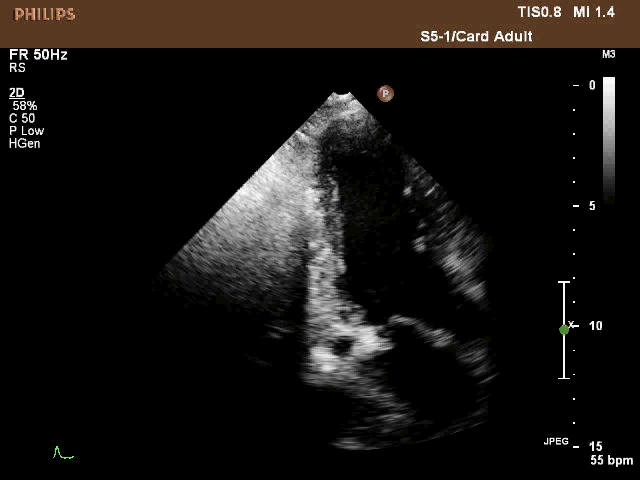
#> input picture IU22Frame/10.png, 640 x 480 px, given in place of 1.png, which was not available
$ python ImageCropper.py
#> lines starting #> are read from the running program, lines starting #| are printed output that depends on the picture
### MaUtilities.py
# -*- coding: utf-8 -*-
"""
Created on Mon Apr 10 10:01:45 2017

@author: ma

A utilities library for simple data process.
"""

import matplotlib.pyplot as plt
import numpy as np
from PIL import Image, ImageDraw
from scipy import signal

image_path = './IU22Frame/%d.png'
save_path = "./IU22Result/%d.png"

# amplify a image(array) using bilinear interpolation.
# [8 lines left out: function BilinearInterpolation, not called in this run]

'''
# add a Hann window to feature.
def hann2D(feature):
    assert feature.shape[:2] == (224, 224), "Hann2D : feature must be (224, 224)."
    window = signal.hann(224 * 224).reshape((224, 224))
    if len(feature.shape) == 3:
        window = copy_2D_to_3D(window, feature.shape[-1])
        return feature * window * window.transpose(1, 0, 2)
    if len(feature.shape) == 2:
        return feature * window * window.transpose()
'''

# add a Hann window to feature.
# [8 lines left out: function hann2D, not called in this run]

# Translate an image file to an numpy array.
def image_to_array(file_name):
    # RGB
#> called with file_name = './IU22Frame/1.png'
    if type(file_name) == int:
        file_name = image_path % file_name
    image = Image.open(file_name)
#> image is the input picture: PIL image 640x480 RGBA; mean R, G, B, A 23.3, 20.2, 17.7, 255
    return np.asarray(image)[..., 0: 3]

# [15 lines of commented-out code are left out]

# [69 lines left out: functions save_rected_image, display, resize_image, not called in this run]

    #return np.expand_dims(image, axis = 0)

# Return the indice of the greatest element in a tensor.
def get_argmax_pos(a):
    return np.int64(np.transpose(np.where(a == np.max(a)))[0])

# Return an Gaussian matrix of 'shape' whose center is 'center'(x, y).
# [9 lines left out: function Gaussian_2D, not called in this run]

# Judge equality of two same-shape array ignoring of tiny difference.
def is_equal(a, b):
    assert a.shape == b.shape, "Two arrays must be the same shape."
    return np.sum(abs(a - b)) < 0.000001


# Return a cropped array whose shape is 'shape' & given center. Support string of file name & array.
def crop_image(image, center, shape=(224, 224), mode='gray'):
    if type(image) == int:
        image = image_path % image
    if type(image) == str:
        image = image_to_array(image)
    cropped_image = None
    if type(shape) == int:
        shape = (shape, shape)
    assert image.shape[0] >= shape[0] and image.shape[1] >= shape[1], "Uncorrect crop shape"
    rectified_x = max(center[0], shape[0] // 2)
    rectified_x = min(rectified_x, image.shape[0] - shape[0] // 2)
#> rectified_x = 272
    rectified_y = max(center[1], shape[1] // 2)
    rectified_y = min(rectified_y, image.shape[1] - shape[1] // 2)
#> rectified_y = 321
    rectified_center = (rectified_x, rectified_y)
#> rectified_center = (272, 321)
    if len(image.shape) == 3:
        cropped_image = image[rectified_center[0]-shape[0]//2 : rectified_center[0]+shape[0]//2, rectified_center[1]-shape[1]//2 : rectified_center[1]+shape[1]//2, :]
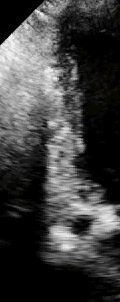
#> cropped_image: shape (302, 120, 3); mean R, G, B 63.7, 63.7, 63.5
        if mode == 'gray':
            cropped_image = copy_2D_to_3D(cropped_image[..., 0], 3)
    if len(image.shape) == 2:
        cropped_image = image[rectified_center[0]-shape[0]//2 : rectified_center[0]+shape[0]//2, rectified_center[1]-shape[1]//2 : rectified_center[1]+shape[1]//2]

    return cropped_image

# Given a shape, return its center coordinate(tuple).
def get_shape_center(shape):
    return (shape[0] // 2, shape[1] // 2)

# For a cube-shape tensor, compression to a 2D array by summerizing each layer.
def summerize_each_layer(cube):
    assert len(cube.shape) == 3, "Cube must be 3dim."
    return np.sum(cube, axis = 2)

# Return a 3D array copyed from a 2D array i.e. Pile up num_layers 2D arrays.
def copy_2D_to_3D(array_2D, num_layers):
#> called with num_layers = 3
    return np.tile(array_2D, (num_layers, 1, 1)).transpose((1, 2, 0))
#> returned value: shape (302, 120, 3)

# Print detail info of the given np_array.
def show_detail(np_array, comment=None):
    print(comment, "shape:", np_array.shape, "dtype:", np_array.dtype, "max:", np.max(np_array), "min:", np.min(np_array))

### ImageCropper.py
import MaUtilities as mu
from PIL import Image

#mu.display(1)
#mu.display(mu.crop_image("./IU22Frame/1.png", (272, 321), (302, 120)))

current_num = 1
for current_num in range(1, 221):
    cropped_image = mu.crop_image("./IU22Frame/%d.png" % current_num, (272, 321), (302, 120))
    Image.fromarray(cropped_image).save("./SmallImage/%d.png" % current_num)
#> pass 2 of the loop `for current_num in range(1, 221):`:
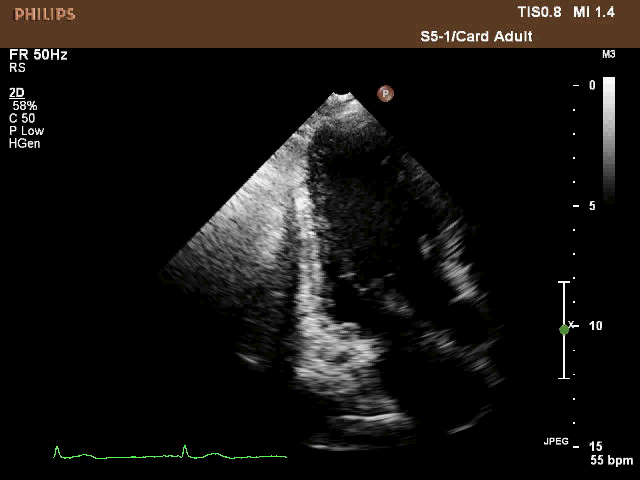
#> input picture IU22Frame/100.png, 640 x 480 px, given in place of 2.png, which was not available
#> in image_to_array, image is the input picture: PIL image 640x480 RGBA; mean R, G, B, A 22.9, 19.9, 17.4, 255
#> in crop_image (call 2), `cropped_image = image[rectified_center[0]-shape[0]//2 : rectified_cent..`:
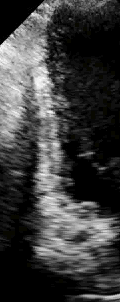
#> cropped_image: shape (302, 120, 3); mean R, G, B 61.5, 61.5, 61.4
#> (the run stopped early here; a loop or call above may not have finished)
